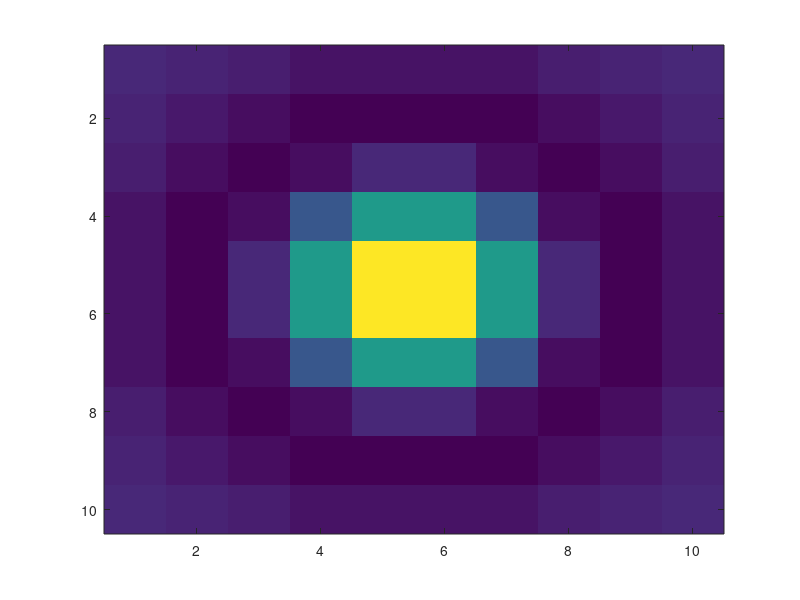

MATLAB code to generate this figure: (Note: this script raises an error after producing the figure.)
% this script generates a simulation of a movie containing a single cell
% using the following generative model:
%
% F_t = \sum_i a_i*C_{i,t} + b + sig*eps_t, eps_t ~ N(0,I)
% C_{i,t} = gam*C_{i,t-1} + n_{i,t},      n_{i,t} ~ Poisson(lam_i*dt)
%
% where ai,b,I are p-by-q matrices.
% we let b=0 and ai be the difference of gaussians (yielding a zero mean
% matrix)
%

clear, clc

% 1) generate spatial filters

% % stuff required for each spatial filter
Nc      = 1;                                % # of cells in the ROI
neur_w  = 10;                               % width per neuron
width   = 10;                               % width of frame (pixels)
height  = Nc*neur_w;                        % height of frame (pixels)
Npixs   = width*height;                     % # pixels in ROI
x       = linspace(-5,5,height);
y       = linspace(-5,5,width);
[X,Y]   = meshgrid(x,y);
g1      = zeros(Npixs,Nc);
g2      = 0*g1;
Sigma1  = diag([1,1])*3;                    % var of positive gaussian
Sigma2  = diag([1,1])*5;                    % var of negative gaussian
mu      = [0 0]; %[1 1]'*linspace(-2,2,Nc);         % means of gaussians for each cell (distributed across pixel space)
w       = Nc:-1:1;                          % weights of each filter

% spatial filter
for i=1:Nc
    g1(:,i)  = w(i)*mvnpdf([X(:) Y(:)],mu(:,i)',Sigma1);
    g2(:,i)  = w(i)*mvnpdf([X(:) Y(:)],mu(:,i)',Sigma2);
end
a_b = sum(g1-g2,2);

% 2) set simulation metadata
Sim.T       = 600;                              % # of time steps
Sim.dt      = 0.005;                            % time step size
Sim.MaxIter = 0;                                % # iterations of EM to estimate params
Sim.Np      = Npixs;                            % # of pixels in each image
Sim.w       = width;                            % width of frame (pixels)
Sim.h       = height;                           % height of frame (pixels)
Sim.Nc      = Nc;                               % # cells
Sim.plot    = 0;                                % whether to plot filter with each iteration
Sim.thresh  = 1;

% 3) initialize params
for i=1:Sim.Nc
    P.a(:,i)=g1(:,i)-g2(:,i);
end
P.b     = 0*P.a(:,1);                           % baseline is zero

P.sig   = 0.01;                                 % stan dev of noise (indep for each pixel)
C_0     = 0;                                    % initial calcium
tau     = round(100*rand(Sim.Nc,1))/100+0.05;   % decay time constant for each cell
P.gam   = 1-Sim.dt./tau(1:Sim.Nc);
P.lam   = 5;%round(10*rand(Sim.Nc,1))+5;           % rate-ish, ie, lam*dt=# spikes per second

% 3) simulate data
n=zeros(Sim.T,Sim.Nc);
C=n;
for i=1:Sim.Nc
    n(1,i)      = C_0;
    n(2:end,i)  = poissrnd(P.lam(i)*Sim.dt*ones(Sim.T-1,1));    % simulate spike train
    C(:,i)      = filter(1,[1 -P.gam(i)],n(:,i));               % calcium concentration
end
Z = 0*n(:,1);
F = C*P.a' + (1+Z)*P.b'+P.sig*randn(Sim.T,Npixs);               % fluorescence

%% 4) other stuff

MakMov  = 1;
% make movie of raw data
if MakMov==1
    for i=1:Sim.T
        if i==1, mod='overwrite'; else mod='append'; end
        imwrite(reshape(F(i,:),width,height),'spatial_Mov.tif','tif','Compression','none','WriteMode',mod)
    end
end

GetROI  = 1;
fnum    = 0;

if GetROI
    figure(100); clf,imagesc(reshape(sum(g1-g2,2),width,height))
    for i=1:Nc
        [x y]   = ginput(4);
        ROWS    = [round(mean(y(1:2))) round(mean(y(3:4)))];                              % define ROI
        COLS    = [round(mean(x([1 4]))) round(mean(x(2:3)))];
        COLS1{i}=COLS;
        ROWS1{i}=ROWS;
        save('ROIs','ROWS1','COLS1')
    end
else
    load ROIs
end


%% end-1) infer spike train using various approaches
qs=1:2;%:6;%[1 2 3];
MaxIter=10;
for q=qs
    GG=F; Tim=Sim; Phat{q}=P;
    %     if q==1,                        % estimate spatial filter from real spikes
    %         SpikeFilters;
    %     elseif q==3                     % denoising using SVD of an ROI around each cell, and using first SVD's as filters
    %         ROI_SVD_Filters;
    %     elseif q==4                     % denoising using mean of an ROI around each cell
    %         ROI_mean_Filters;
    %     elseif q==6                     % infer spikes from d-r'ed data
    %         d_r_smoother_Filter;
    if q==1,
        I{q}.label='True Parameters';
%     elseif q==2
%         SVD_no_mean_Filters;
%         I{q}.label='SVD Projection';
    elseif q==2,
        SVD_no_mean_Filters;
        Phat{q}.lam=2*P.lam;
        Phat{q}.sig=2*P.sig;
        Tim.MaxIter=MaxIter;
        Tim.plot=1;
        I{q}.label='Estimated Parameters';
    end
    display(I{q}.label)
    [I{q}.n I{q}.P] = FOOPSI2_59(GG,Phat{q},Tim);
end

%% end) plot results
clear Pl
nrows   = 3;                                  % set number of rows
ncols   = numel(qs);
h       = zeros(nrows,1);
Pl.xlims= [5 Sim.T];                            % time steps to plot
Pl.nticks=5;                                    % number of ticks along x-axis
Pl.n    = double(n); Pl.n(Pl.n==0)=NaN;         % store spike train for plotting
Pl      = PlotParams(Pl);                       % generate a number of other parameters for plotting
Pl.vs   = 2;
Pl.colors(1,:) = [0 0 0];
Pl.colors(2,:) = Pl.gray;
Pl.colors(3,:) = [.5 0 0];
Pl.Nc   = Sim.Nc;
Pl.XTicks=[200 400 600];

figure(3), clf
for q=qs
    
    % plot spatial filter
    i=q; h(i) = subplot(nrows,ncols,i);
    imagesc(reshape(Phat{q}.a,Sim.w,Sim.h)),
    title(I{q}.label)
    if q==1,
        ylab=ylabel([{'Spatial'}; {'Filter'}]);
        set(ylab,'Rotation',0,'HorizontalAlignment','right','verticalalignment','middle')
    else
        set(gca,'XTick',[],'YTick',[])
    end
    colormap('gray')
    
    % plot fluorescence data
    i=i+ncols; h(i) = subplot(nrows,ncols,i);
    Pl.color = 'k';
    if q==1, Pl.label=[{'Fluorescence'}; {'Projection'}];
    else Pl.label=[]; end
    Plot_nX(Pl,F*Phat{q}.a);

    % plot inferred spike trains
    if q==1, Pl.label = [{'Fast'}; {'Filter'}];
    else Pl.label=[]; end
    i=i+ncols; h(i) = subplot(nrows,ncols,i);
    Pl.col(2,:)=[0 0 0];
    Pl.gray=[.5 .5 .5];
    hold on
    Plot_n_MAP(Pl,I{q}.n);

    % set xlabel stuff
    subplot(nrows,ncols,i)
    set(gca,'XTick',Pl.XTicks,'XTickLabel',Pl.XTicks*Sim.dt,'FontSize',Pl.fs)
    xlabel('Time (sec)','FontSize',Pl.fs)
    %     linkaxes(h,'x')

    % print fig
    wh=[7 5];   %width and height
    set(gcf,'PaperSize',wh,'PaperPosition',[0 0 wh],'Color','w');
    FigName = '../../docs/journal_paper/figs/spatial_EM';
    print('-depsc',FigName)
    print('-dpdf',FigName)
end